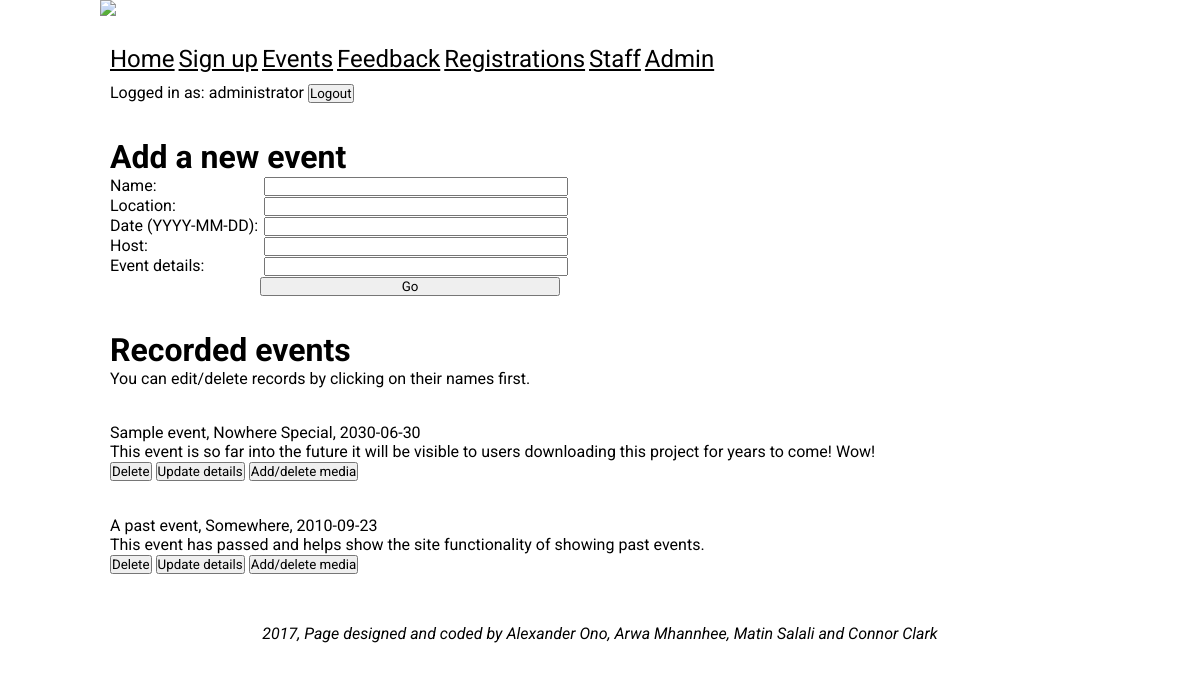
The page /staff.php (signed in) on the database its author committed.
### tables this page shows
CREATE TABLE `tgne_events` (
  `event_id` int(11) NOT NULL,
  `event_name` varchar(255) NOT NULL,
  `event_location` varchar(255) NOT NULL,
  `event_date` varchar(255) NOT NULL,
  `event_host` varchar(255) NOT NULL,
  `event_details` varchar(255) NOT NULL
);

### staff.php (the view, shortened to what this page needs)
<?php
  include 'database_conn.php';
?>
<!DOCTYPE html>
<html>
  <head>
    <link rel="stylesheet" href="style.css">
  </head>
  <body>
  <div id="bigdamnwrapper">
    <div id="topbar">
      <img src="img\banner.png"/>
        <nav>
          <ul>
            <li>
              <a href="home.php">Home</a>
            </li>
            <li>
              <a href="signup.php">Sign up</a>
            </li>
            <li>
              <a href="currentEvents.php">Events</a>
            </li>
            <li>
              <a href="feedback.php">Feedback</a>
            </li>
            <?php
              if (isset($_SESSION['staff-logged-in'])){
                echo "<li><a href=\"registrations.php\">Registrations</a></li>
                      <li><a href=\"staff.php\">Staff</a></li>";
              }else if(isset($_SESSION['admin-logged-in'])){
                echo "<li><a href=\"registrations.php\">Registrations</a></li>
                      <li><a href=\"staff.php\">Staff</a></li>
                      <li><a href=\"admin.php\">Admin</a></li>";
              }else if(isset($_SESSION['user-logged-in'])){
                echo "<li><a href=\"registrations.php\">Registrations</a></li>";
              }
            ?>
          </ul>
          <?php
          if (isset($_SESSION['uName'])) {
            $username = $_SESSION['uName'];
            echo "<div><p>Logged in as: $username</p>
            <form method=\"post\" action=\"logoutProcess.php\">
            <input type=\"submit\" value=\"Logout\">
            </form></div>";
          }else{
            echo "<div><form method=\"post\" action=\"loginProcess.php\">
                  Username <input type=\"text\" name=\"username\">
                  Password <input type=\"password\" name=\"password\">
                  <input type=\"submit\" value=\"Login\"></form>
                  <a href=\"home.php\">Forgotten your password?</a></div>";
          }
          ?>
        </nav>
    </div>
    <div class="blogpost">
      <?php
      if (isset($_SESSION['staff-logged-in']) || isset($_SESSION['admin-logged-in']) ){
        echo "<h1>Add a new event</h1>";
        echo "<form action=\"newEvent.php\" method=\"post\" class=\"detailform\">
              <p>Name:</p> <input type=\"text\" name=\"event_name\"><br/>
              <p>Location:</p> <input type=\"text\" name=\"event_location\"><br/>
              <p>Date (YYYY-MM-DD):</p> <input type=\"text\" name=\"event_date\"><br/>
              <p>Host:</p> <input type=\"text\" name=\"event_host\"><br/>
              <p>Event details:</p> <input type=\"text\" name=\"event_details\" size=\"100\"><br/>
              <p></p><input type=\"submit\" value=\"Go\" />
              </form></div>
              <div class=\"divider\"></div>";
        echo "<div class=\"blogpost\"><h1>Recorded events</h1>
              <p>You can edit/delete records by clicking on their names first.</p></div><div class=\"divider\"></div>";
        $sql = "SELECT event_id, event_name, event_location, event_date, event_host, event_details FROM tgne_events";
        $queryresult = mysqli_query($conn, $sql) or die(mysqli_error($conn));
        while($row = mysqli_fetch_assoc($queryresult)){
          $event_id = $row['event_id'];
          $event_name = $row['event_name'];
          $event_location = $row['event_location'];
          $event_date = $row['event_date'];
          $event_details = $row['event_details'];
          echo "<div class=\"blogpost\">
                  <p>$event_name, $event_location, $event_date</p>
                  <p>$event_details</p>
                  <form method=\"post\" action=\"deleteEvent.php\" onsubmit=\"return confirm('Are you sure?');\">
                    <div><input type=\"hidden\" name=\"event_id\" value=\"$event_id\"></div>
                    <div><input type=\"submit\" value=\"Delete\"></div>
                  </form>
                  <form method=\"post\" action=\"editEvent.php\">
                    <div><input type=\"hidden\" name=\"event_id\" value=\"$event_id\"></div>
                    <div><input type=\"submit\" value=\"Update details\"></div>
                  </form>
                  <form method=\"post\" action=\"editMedia.php\">
                    <div><input type=\"hidden\" name=\"event_id\" value=\"$event_id\"></div>
                    <div><input type=\"submit\" value=\"Add/delete media\"></div>
                  </form></div><div class=\"divider\"></div>";
        }
      }
      ?>
    <div class="divider"></div>
    <div class="footer">
      <p><em>2017, Page designed and coded by Alexander Ono, Arwa Mhannhee, Matin Salali
        and Connor Clark</em></p>
    </div>
  </div>
  </body>
</html>

### style.css (style rules this page uses)
* { margin:0px; padding:0px; font-family: 'Roboto', sans-serif; }
body { display:flex; justify-content:center; background:url(img/background.jpg); background-size:cover; }
#bigdamnwrapper { width:1000px; background-color: transparent; }
#topbar p { display:inline-block; }
#topbar div { display:block; padding-left:10px; padding-top:10px; background-color:white; }
nav { border-radius:10px; background-color: white; padding:10px 0 10px 0; color:black; margin-bottom:15px; margin-top:15px; }
nav ul { padding-left:10px; display:inline-block; }
nav div { display:inline-block; }
nav form { display:inline-block; }
nav ul li { display:inline-block; }
nav ul li a { color:black; font-size:1.5em; }
.blogpost { padding:10px 10px 10px 10px; border-radius:10px; background-color: white; }
.blogpost form { display:inline-block; }
.detailform { display:inline-block; }
.detailform p { width:150px; display:inline-block; }
.detailform input { width:300px; display:inline-block; }
.divider { width:100%; height:15px; background-color: transparent; }
.footer { padding:10px 0px 10px 0px; margin-bottom:10px; border-radius:10px; text-align:center; background-color: white; }

### rows shown on the page
tgne_events: event_name "Sample event", event_location "Nowhere Special", event_date "2030-06-30", event_details "This event is so far into the future it will be visible to users downloading this project for years to come! Wow!"
tgne_events: event_name "A past event", event_location "Somewhere", event_date "2010-09-23", event_details "This event has passed and helps show the site functionality of showing past events."

### other values the page prints
$username "administrator"
